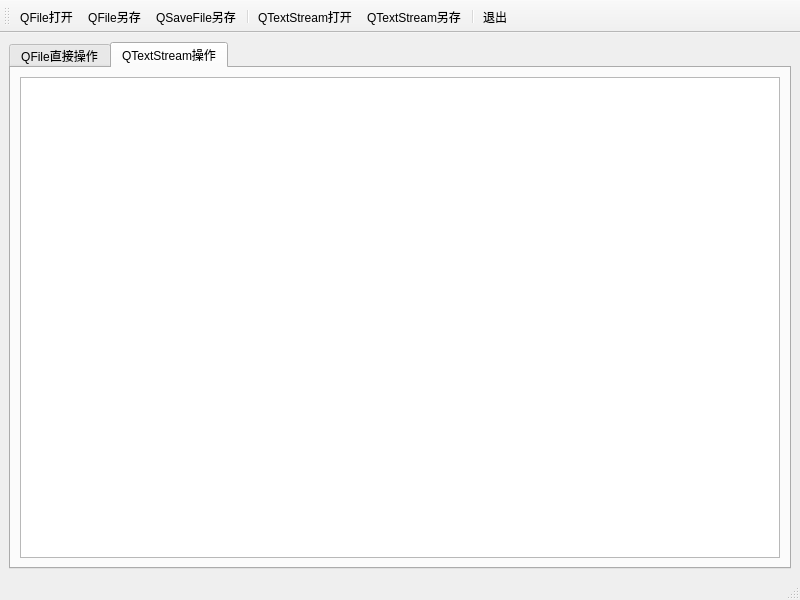
<?xml version="1.0" encoding="UTF-8"?>
<ui version="4.0">
 <class>MainWindow</class>
 <widget class="QMainWindow" name="MainWindow">
  <property name="geometry">
   <rect>
    <x>0</x>
    <y>0</y>
    <width>800</width>
    <height>600</height>
   </rect>
  </property>
  <property name="windowTitle">
   <string>MainWindow</string>
  </property>
  <widget class="QWidget" name="centralwidget">
   <layout class="QHBoxLayout" name="horizontalLayout">
    <item>
     <widget class="QTabWidget" name="tabWidget">
      <property name="currentIndex">
       <number>1</number>
      </property>
      <widget class="QWidget" name="tabQFile">
       <attribute name="icon">
        <iconset resource="res.qrc">
         <normaloff>:/images/images/804.bmp</normaloff>:/images/images/804.bmp</iconset>
       </attribute>
       <attribute name="title">
        <string>QFile直接操作</string>
       </attribute>
       <layout class="QHBoxLayout" name="horizontalLayout_2">
        <item>
         <widget class="QPlainTextEdit" name="textQFile"/>
        </item>
       </layout>
      </widget>
      <widget class="QWidget" name="tabQTextStream">
       <attribute name="icon">
        <iconset resource="res.qrc">
         <normaloff>:/images/images/806.bmp</normaloff>:/images/images/806.bmp</iconset>
       </attribute>
       <attribute name="title">
        <string>QTextStream操作</string>
       </attribute>
       <layout class="QHBoxLayout" name="horizontalLayout_3">
        <item>
         <widget class="QPlainTextEdit" name="textQTextStream"/>
        </item>
       </layout>
      </widget>
     </widget>
    </item>
   </layout>
  </widget>
  <widget class="QStatusBar" name="statusbar"/>
  <widget class="QToolBar" name="toolBar">
   <property name="windowTitle">
    <string>toolBar</string>
   </property>
   <property name="toolButtonStyle">
    <enum>Qt::ToolButtonTextUnderIcon</enum>
   </property>
   <attribute name="toolBarArea">
    <enum>TopToolBarArea</enum>
   </attribute>
   <attribute name="toolBarBreak">
    <bool>false</bool>
   </attribute>
   <addaction name="actionQFileOpen"/>
   <addaction name="actionQFileSaveAs"/>
   <addaction name="actionQSaveFileSaveAs"/>
   <addaction name="separator"/>
   <addaction name="actionQTextStreamOpen"/>
   <addaction name="actionQTextStreamSaveAs"/>
   <addaction name="separator"/>
   <addaction name="actionQuit"/>
  </widget>
  <action name="actionQFileOpen">
   <property name="icon">
    <iconset resource="res.qrc">
     <normaloff>:/images/images/804.bmp</normaloff>:/images/images/804.bmp</iconset>
   </property>
   <property name="text">
    <string>QFile打开</string>
   </property>
   <property name="menuRole">
    <enum>QAction::NoRole</enum>
   </property>
  </action>
  <action name="actionQFileSaveAs">
   <property name="icon">
    <iconset resource="res.qrc">
     <normaloff>:/images/images/104.bmp</normaloff>:/images/images/104.bmp</iconset>
   </property>
   <property name="text">
    <string>QFile另存</string>
   </property>
   <property name="menuRole">
    <enum>QAction::NoRole</enum>
   </property>
  </action>
  <action name="actionQSaveFileSaveAs">
   <property name="icon">
    <iconset resource="res.qrc">
     <normaloff>:/images/images/066.GIF</normaloff>:/images/images/066.GIF</iconset>
   </property>
   <property name="text">
    <string>QSaveFile另存</string>
   </property>
   <property name="menuRole">
    <enum>QAction::NoRole</enum>
   </property>
  </action>
  <action name="actionQTextStreamOpen">
   <property name="icon">
    <iconset resource="res.qrc">
     <normaloff>:/images/images/122.bmp</normaloff>:/images/images/122.bmp</iconset>
   </property>
   <property name="text">
    <string>QTextStream打开</string>
   </property>
   <property name="menuRole">
    <enum>QAction::NoRole</enum>
   </property>
  </action>
  <action name="actionQTextStreamSaveAs">
   <property name="icon">
    <iconset resource="res.qrc">
     <normaloff>:/images/images/007.GIF</normaloff>:/images/images/007.GIF</iconset>
   </property>
   <property name="text">
    <string>QTextStream另存</string>
   </property>
   <property name="menuRole">
    <enum>QAction::NoRole</enum>
   </property>
  </action>
  <action name="actionQuit">
   <property name="icon">
    <iconset resource="res.qrc">
     <normaloff>:/images/images/132.bmp</normaloff>:/images/images/132.bmp</iconset>
   </property>
   <property name="text">
    <string>退出</string>
   </property>
   <property name="menuRole">
    <enum>QAction::NoRole</enum>
   </property>
  </action>
 </widget>
 <resources>
  <include location="res.qrc"/>
 </resources>
 <connections>
  <connection>
   <sender>actionQuit</sender>
   <signal>triggered()</signal>
   <receiver>MainWindow</receiver>
   <slot>close()</slot>
   <hints>
    <hint type="sourcelabel">
     <x>-1</x>
     <y>-1</y>
    </hint>
    <hint type="destinationlabel">
     <x>399</x>
     <y>299</y>
    </hint>
   </hints>
  </connection>
 </connections>
</ui>
